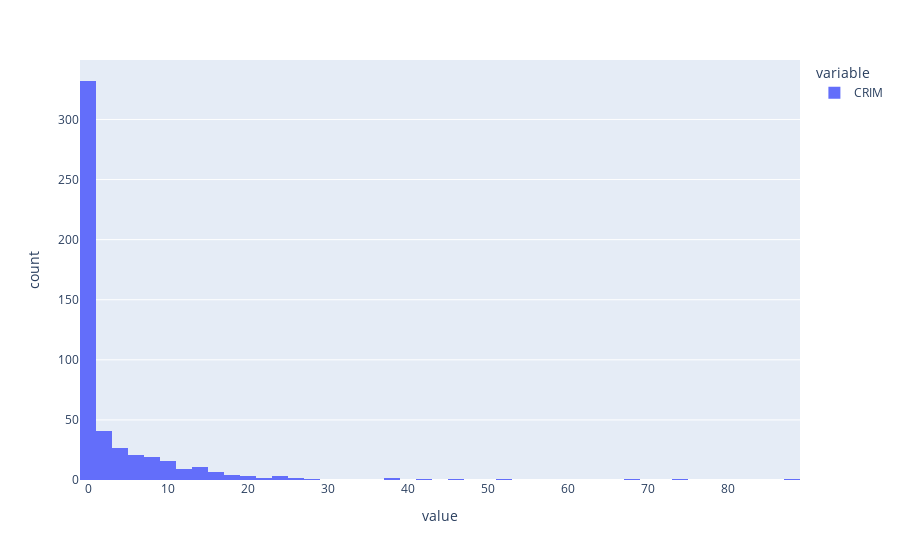

Write notebook code for a chart like this one.
### Markdown cell above
## Q2: Use different histograms to plot features that have right, left and zero skew.

### Code cell
px.histogram(df_boston['CRIM'])
# skew to L

### Figure 1 — Plotly figure (JSON) as saved in the notebook; plotly's stock layout.template omitted (floating-point values rounded to 4 significant figures; data arrays with more than 128 entries replaced by an {"elided": "..."} marker saying what was removed)
{"data": [{"alignmentgroup": "True", "bingroup": "x", "hovertemplate": "variable=CRIM<br>value=%{x}<br>count=%{y}<extra></extra>", "legendgroup": "CRIM", "marker": {"color": "#636efa", "pattern": {"shape": ""}}, "name": "CRIM", "offsetgroup": "CRIM", "orientation": "v", "showlegend": true, "type": "histogram", "x": {"elided": "506 float values"}, "xaxis": "x", "yaxis": "y"}], "layout": {"barmode": "relative", "legend": {"title": {"text": "variable"}, "tracegroupgap": 0}, "margin": {"t": 60}, "xaxis": {"anchor": "y", "domain": [0, 1], "title": {"text": "value"}}, "yaxis": {"anchor": "x", "domain": [0, 1], "title": {"text": "count"}}}}
